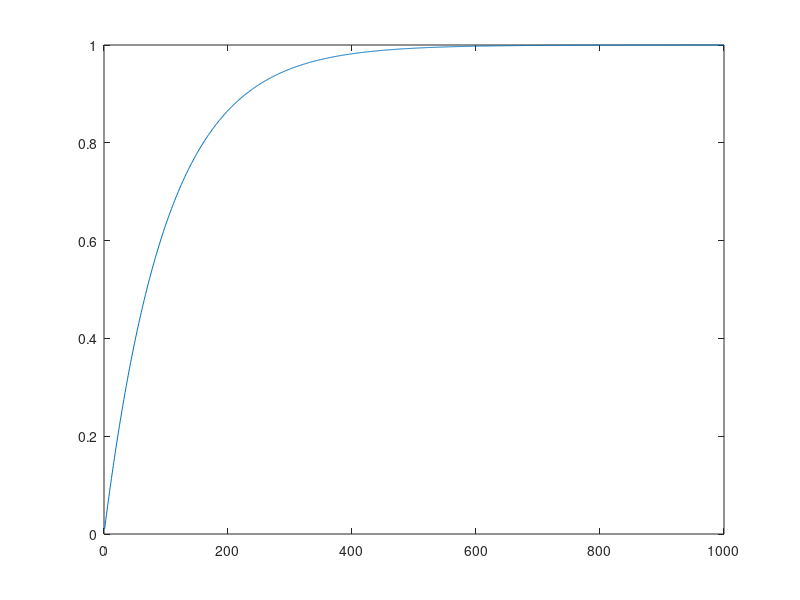

Here is the MATLAB script that generated this plot:
clear;
close all;
clc
Ts = 0.01;
i = ones(1,1000);
I = zeros(2,1);
saveI = zeros(1,1000);

for j = 1:1000
    e = i(j) - I(1); % unitary feedback on integrator
    I(2) = I(1);
    I(1) = Ts*e + I(1);
    saveI(j) = I(1);
end
plot(saveI);